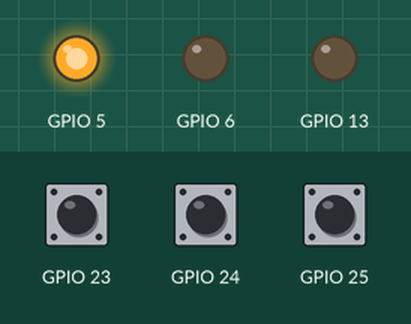
This program was run on a simulated Raspberry Pi (BCM pin numbers). Shown: output pins drawn as LEDs (lit = HIGH). Inputs (shaded band) come from the test bench; at power-on: GPIO 23 HIGH, GPIO 24 HIGH, GPIO 25 LOW.

Above: at 1.2 s.
1.3 s: GPIO 23 pulled LOW for 0.15 s
At 1.37 s:
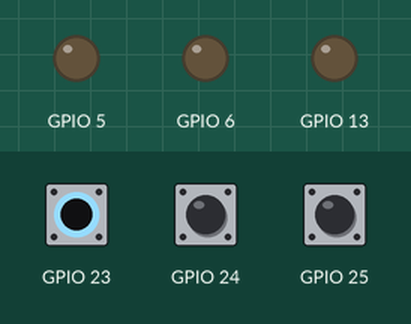
2.9 s: GPIO 24 pulled LOW for 0.15 s
At 2.97 s:
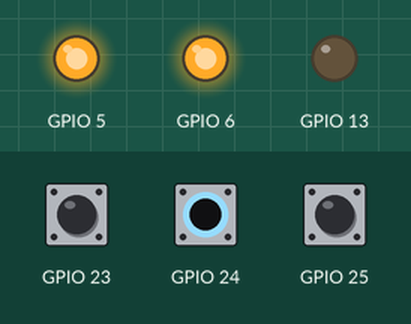
4.5 s: GPIO 25 pulled HIGH for 0.15 s
At 4.57 s:
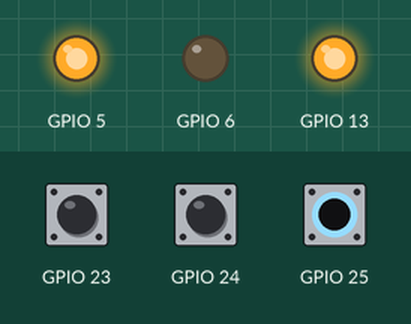
6.1 s: GPIO 25 pulled HIGH for 3.2 s
At 10.0 s:
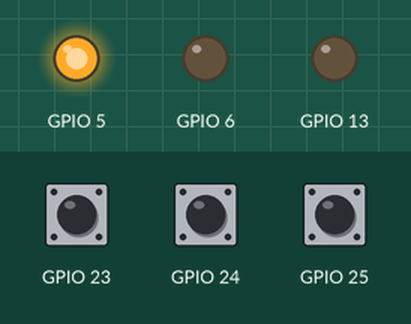
10.8 s: GPIO 23 pulled LOW for 3.2 s
At 11.1 s:
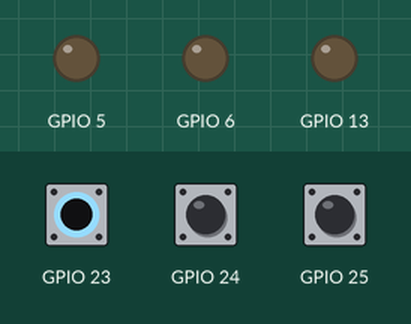
Timing chart, 0 to 15.5 s (numbered marks = the images above; inputs shaded):
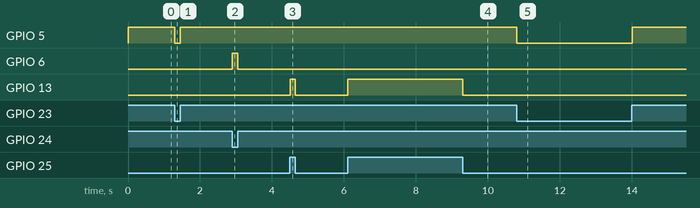

Measured:
- after the input at 1.3 s, GPIO 5: HIGH → LOW at once, → HIGH 0.15 s later
- after the input at 2.9 s, GPIO 6: LOW → HIGH at once, → LOW 0.15 s later
- after the input at 4.5 s, GPIO 13: LOW → HIGH at once, → LOW 0.15 s later
- after the input at 6.1 s, GPIO 13: LOW → HIGH at once, → LOW 3.2 s later
- after the input at 10.8 s, GPIO 5: HIGH → LOW at once, → HIGH 3.2 s later

The program:

buttons.py
```python
import RPi.GPIO as gpio
import time

gpio.setmode(gpio.BCM) #modo numeração dos pinos // número fixo de cada porta

#controle led
gpio.setup(5, gpio.OUT)
gpio.setup(6, gpio.OUT)
gpio.setup(13, gpio.OUT)

#configuração das outras 3 portas de entrada => botões
gpio.setup(23, gpio.IN, gpio.PUD_UP) #IN = recebe uma informação do circuito que está ligado
gpio.setup(24, gpio.IN, gpio.PUD_UP) # PUD_UP => porta forçada a ficar alta // até apertar o botão para desligar
gpio.setup(25, gpio.IN, gpio.PUD_DOWN) #PUD_DOWN => porta forçada a ficar em baixa // até apertar o botão para ligar

#loop
while True:
    if gpio.input(23) == gpio.LOW:
        gpio.output(5, gpio.LOW)
    else:
        gpio.output(5, gpio.HIGH)

    if gpio.input(24) == gpio.LOW:
        gpio.output(6, gpio.HIGH)
    else:
        gpio.output(6, gpio.LOW)

    gpio.output(13, gpio.input(25))

#desliga programa gpio
gpio.cleanup()
```
